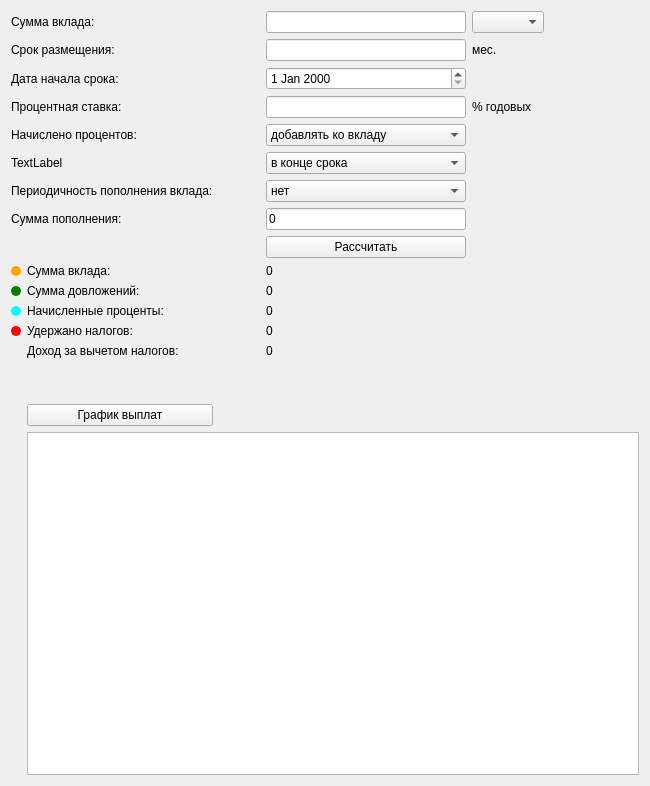
<?xml version="1.0" encoding="UTF-8"?>
<ui version="4.0">
 <class>DebitCalcView</class>
 <widget class="QWidget" name="DebitCalcView">
  <property name="geometry">
   <rect>
    <x>0</x>
    <y>0</y>
    <width>650</width>
    <height>786</height>
   </rect>
  </property>
  <property name="windowTitle">
   <string>Form</string>
  </property>
  <layout class="QGridLayout" name="gridLayout">
   <item row="1" column="3">
    <widget class="QLineEdit" name="period_le">
     <property name="maximumSize">
      <size>
       <width>200</width>
       <height>16777215</height>
      </size>
     </property>
    </widget>
   </item>
   <item row="4" column="3">
    <widget class="QComboBox" name="capitalization_cb">
     <property name="maximumSize">
      <size>
       <width>200</width>
       <height>16777215</height>
      </size>
     </property>
     <item>
      <property name="text">
       <string>добавлять ко вкладу</string>
      </property>
     </item>
     <item>
      <property name="text">
       <string>выплачивать</string>
      </property>
     </item>
    </widget>
   </item>
   <item row="15" column="1">
    <widget class="QLabel" name="label_14">
     <property name="text">
      <string>Доход за вычетом налогов:</string>
     </property>
    </widget>
   </item>
   <item row="11" column="1">
    <widget class="QLabel" name="label_9">
     <property name="text">
      <string>Сумма вклада:</string>
     </property>
    </widget>
   </item>
   <item row="1" column="4">
    <widget class="QLabel" name="label_15">
     <property name="text">
      <string>мес.</string>
     </property>
    </widget>
   </item>
   <item row="12" column="1">
    <widget class="QLabel" name="label_10">
     <property name="text">
      <string>Сумма довложений:</string>
     </property>
    </widget>
   </item>
   <item row="0" column="5">
    <widget class="QLabel" name="label_17">
     <property name="text">
      <string>          </string>
     </property>
    </widget>
   </item>
   <item row="6" column="3">
    <widget class="QComboBox" name="rep_cb">
     <property name="maximumSize">
      <size>
       <width>200</width>
       <height>16777215</height>
      </size>
     </property>
     <item>
      <property name="text">
       <string>нет</string>
      </property>
     </item>
     <item>
      <property name="text">
       <string>раз в месяц</string>
      </property>
     </item>
     <item>
      <property name="text">
       <string>раз в полгода</string>
      </property>
     </item>
     <item>
      <property name="text">
       <string>раз в год</string>
      </property>
     </item>
    </widget>
   </item>
   <item row="0" column="3">
    <widget class="QLineEdit" name="sum_le">
     <property name="maximumSize">
      <size>
       <width>200</width>
       <height>16777215</height>
      </size>
     </property>
    </widget>
   </item>
   <item row="9" column="3">
    <widget class="QPushButton" name="calc_pb">
     <property name="minimumSize">
      <size>
       <width>200</width>
       <height>0</height>
      </size>
     </property>
     <property name="maximumSize">
      <size>
       <width>200</width>
       <height>16777215</height>
      </size>
     </property>
     <property name="text">
      <string>Рассчитать</string>
     </property>
    </widget>
   </item>
   <item row="3" column="3">
    <widget class="QLineEdit" name="percent_le">
     <property name="maximumSize">
      <size>
       <width>200</width>
       <height>16777215</height>
      </size>
     </property>
    </widget>
   </item>
   <item row="0" column="4">
    <widget class="QComboBox" name="curr_qb"/>
   </item>
   <item row="7" column="3">
    <widget class="QLineEdit" name="rep_sum_le">
     <property name="maximumSize">
      <size>
       <width>200</width>
       <height>16777215</height>
      </size>
     </property>
     <property name="text">
      <string>0</string>
     </property>
    </widget>
   </item>
   <item row="2" column="3">
    <widget class="QDateEdit" name="dateEdit">
     <property name="maximumSize">
      <size>
       <width>200</width>
       <height>16777215</height>
      </size>
     </property>
    </widget>
   </item>
   <item row="11" column="3" rowspan="7" colspan="4">
    <layout class="QGridLayout" name="donut_layout1">
     <item row="1" column="1">
      <widget class="QLabel" name="rep_sum_label">
       <property name="text">
        <string>0</string>
       </property>
      </widget>
     </item>
     <item row="3" column="1">
      <widget class="QLabel" name="tax_paid_label">
       <property name="text">
        <string>0</string>
       </property>
      </widget>
     </item>
     <item row="0" column="1">
      <widget class="QLabel" name="sum_label">
       <property name="text">
        <string>0</string>
       </property>
      </widget>
     </item>
     <item row="4" column="1">
      <widget class="QLabel" name="profit_label">
       <property name="text">
        <string>0</string>
       </property>
      </widget>
     </item>
     <item row="5" column="1">
      <widget class="QLabel" name="label_12">
       <property name="text">
        <string> </string>
       </property>
      </widget>
     </item>
     <item row="2" column="1">
      <widget class="QLabel" name="percent_acc_label">
       <property name="text">
        <string>0</string>
       </property>
      </widget>
     </item>
     <item row="6" column="1">
      <widget class="QLabel" name="label_16">
       <property name="text">
        <string> </string>
       </property>
      </widget>
     </item>
     <item row="0" column="2" rowspan="7">
      <layout class="QGridLayout" name="donut_layout" rowminimumheight="0"/>
     </item>
    </layout>
   </item>
   <item row="13" column="1">
    <widget class="QLabel" name="label_11">
     <property name="text">
      <string>Начисленные проценты:</string>
     </property>
    </widget>
   </item>
   <item row="3" column="4">
    <widget class="QLabel" name="label_8">
     <property name="text">
      <string>% годовых</string>
     </property>
    </widget>
   </item>
   <item row="14" column="1">
    <widget class="QLabel" name="label_13">
     <property name="text">
      <string>Удержано налогов:</string>
     </property>
    </widget>
   </item>
   <item row="5" column="3">
    <widget class="QComboBox" name="percent_perio_cb">
     <property name="maximumSize">
      <size>
       <width>200</width>
       <height>16777215</height>
      </size>
     </property>
     <item>
      <property name="text">
       <string>в конце срока</string>
      </property>
     </item>
     <item>
      <property name="text">
       <string>раз в месяц</string>
      </property>
     </item>
     <item>
      <property name="text">
       <string>раз в полгода</string>
      </property>
     </item>
     <item>
      <property name="text">
       <string>раз в год</string>
      </property>
     </item>
    </widget>
   </item>
   <item row="26" column="1" colspan="6">
    <widget class="QTableView" name="tableView"/>
   </item>
   <item row="25" column="1">
    <widget class="QPushButton" name="pays_graph_btn">
     <property name="text">
      <string>График выплат</string>
     </property>
    </widget>
   </item>
   <item row="11" column="0">
    <widget class="QLabel" name="label_18">
     <property name="maximumSize">
      <size>
       <width>10</width>
       <height>10</height>
      </size>
     </property>
     <property name="styleSheet">
      <string notr="true"> border-radius: 5px;  min-height: 10px;  min-width: 10px;background-color: orange;</string>
     </property>
     <property name="text">
      <string> </string>
     </property>
    </widget>
   </item>
   <item row="7" column="0" colspan="2">
    <widget class="QLabel" name="label_7">
     <property name="text">
      <string>Сумма пополнения:</string>
     </property>
    </widget>
   </item>
   <item row="6" column="0" colspan="2">
    <widget class="QLabel" name="label_6">
     <property name="text">
      <string>Периодичность пополнения вклада:</string>
     </property>
    </widget>
   </item>
   <item row="5" column="0" colspan="2">
    <widget class="QLabel" name="percent_label">
     <property name="text">
      <string>TextLabel</string>
     </property>
    </widget>
   </item>
   <item row="4" column="0" colspan="2">
    <widget class="QLabel" name="label_5">
     <property name="text">
      <string>Начислено процентов:</string>
     </property>
    </widget>
   </item>
   <item row="3" column="0" colspan="2">
    <widget class="QLabel" name="label_4">
     <property name="text">
      <string>Процентная ставка:</string>
     </property>
    </widget>
   </item>
   <item row="2" column="0" colspan="2">
    <widget class="QLabel" name="label_3">
     <property name="text">
      <string>Дата начала срока:</string>
     </property>
    </widget>
   </item>
   <item row="1" column="0" colspan="2">
    <widget class="QLabel" name="label_2">
     <property name="text">
      <string>Срок размещения:</string>
     </property>
    </widget>
   </item>
   <item row="0" column="0" colspan="2">
    <widget class="QLabel" name="label">
     <property name="text">
      <string>Сумма вклада:</string>
     </property>
    </widget>
   </item>
   <item row="12" column="0">
    <widget class="QLabel" name="label_19">
     <property name="maximumSize">
      <size>
       <width>10</width>
       <height>10</height>
      </size>
     </property>
     <property name="baseSize">
      <size>
       <width>20</width>
       <height>20</height>
      </size>
     </property>
     <property name="styleSheet">
      <string notr="true">  border-radius: 5px;  min-height: 10px;  min-width: 10px;background-color: green;</string>
     </property>
     <property name="text">
      <string> </string>
     </property>
    </widget>
   </item>
   <item row="13" column="0">
    <widget class="QLabel" name="label_20">
     <property name="maximumSize">
      <size>
       <width>10</width>
       <height>10</height>
      </size>
     </property>
     <property name="styleSheet">
      <string notr="true">  border-radius: 5px;  min-height: 10px;  min-width: 10px;background-color: cyan;</string>
     </property>
     <property name="text">
      <string> </string>
     </property>
    </widget>
   </item>
   <item row="14" column="0">
    <widget class="QLabel" name="label_21">
     <property name="maximumSize">
      <size>
       <width>10</width>
       <height>10</height>
      </size>
     </property>
     <property name="styleSheet">
      <string notr="true">  border-radius: 5px;  min-height: 10px;  min-width: 10px;background-color: red;</string>
     </property>
     <property name="text">
      <string> </string>
     </property>
    </widget>
   </item>
  </layout>
 </widget>
 <resources/>
 <connections/>
</ui>
